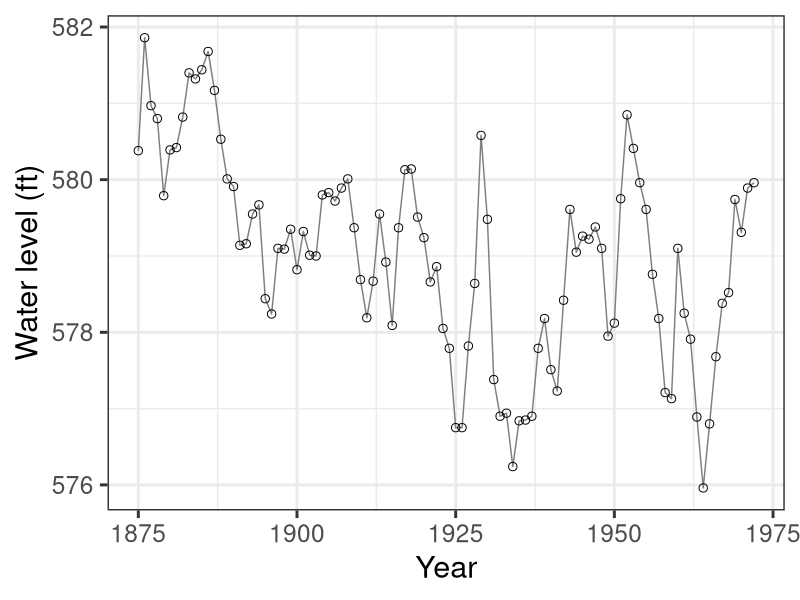
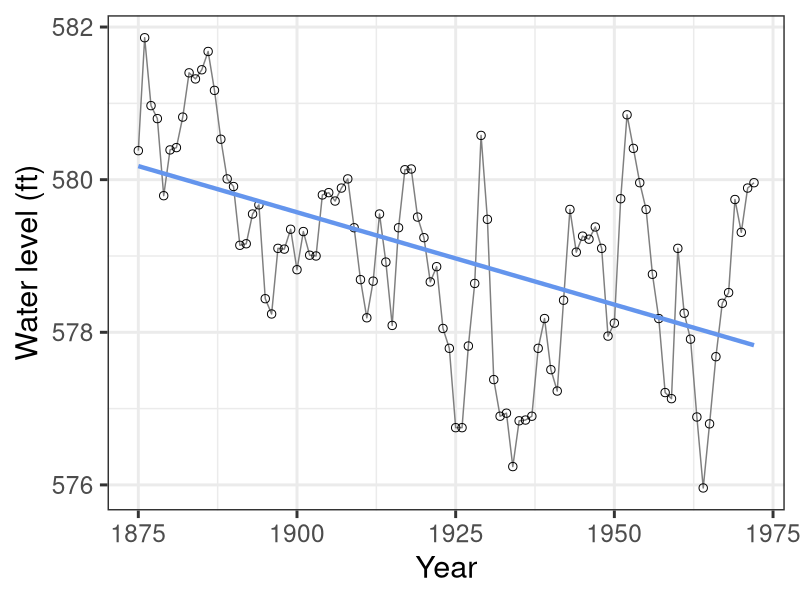
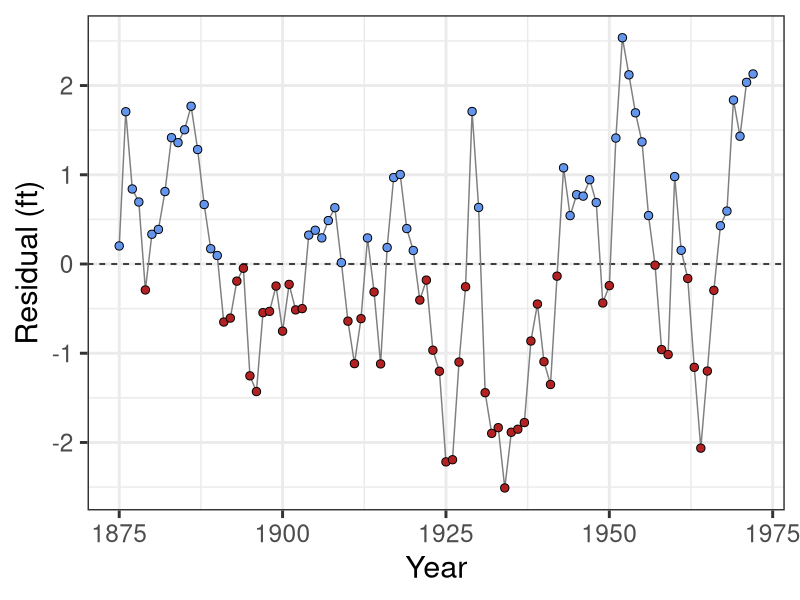
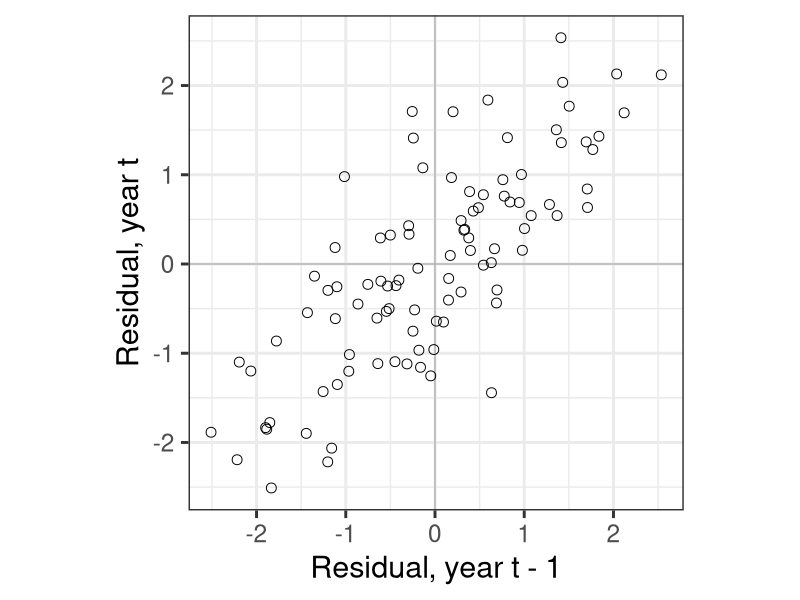
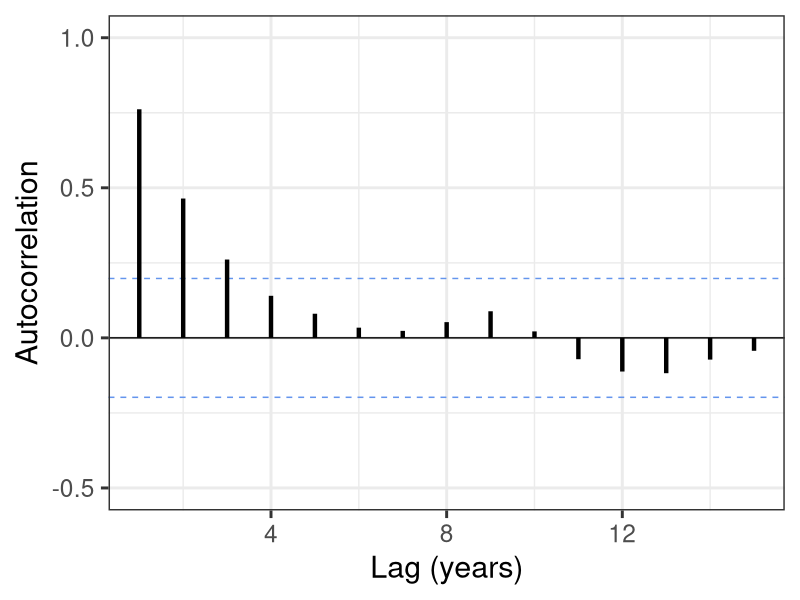
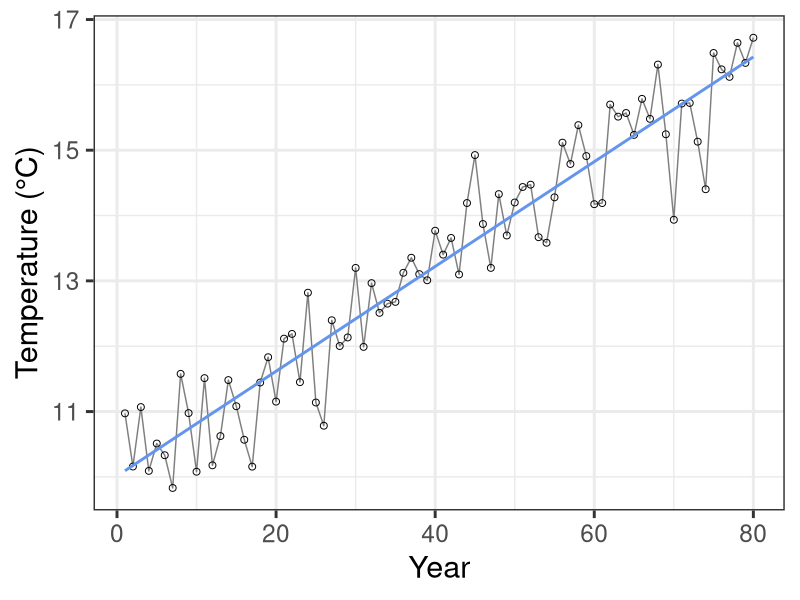
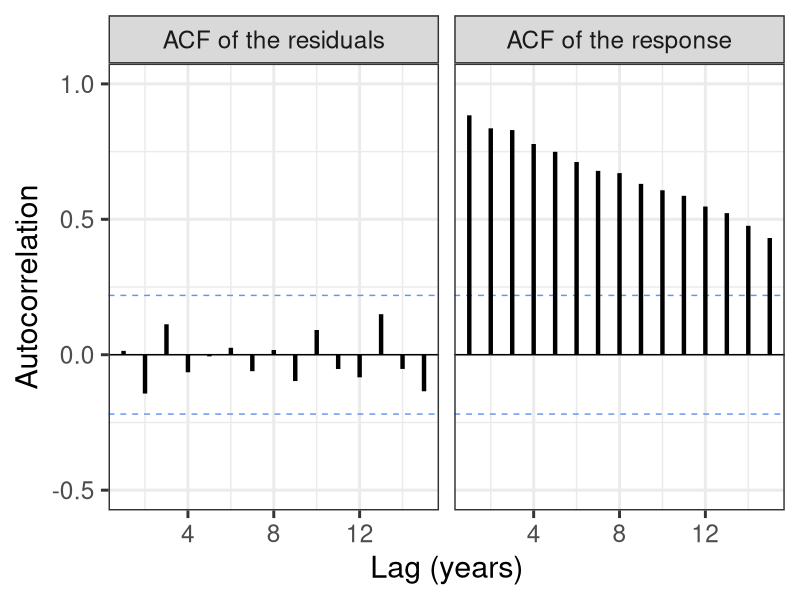

The R source for these figures, in order:
## ---- chunk 1
#| label: setup
#| message: false

library(tidyverse)
library(nlme)
set.seed(222)
theme_set(theme_bw(22))

fmt <- \(x, digits = 2) formatC(x, format = "f", digits = digits)
fmt_p <- \(p) if (p < 0.001) "< 0.001" else fmt(p, 3)

# Lake Huron annual mean water level (ft), 1875-1972. Built into R.
huron <- tibble(year = 1875:1972, level = as.numeric(LakeHuron))
n_years <- nrow(huron)

huron_lm <- lm(level ~ year, huron)
huron <- huron |>
  mutate(
    fit = fitted(huron_lm),
    resid = resid(huron_lm),
    resid_lag1 = lag(resid)
  )

lm_slope <- coef(summary(huron_lm))["year", ]
rho1 <- cor(huron$resid, huron$resid_lag1, use = "complete.obs")
n_eff <- n_years * (1 - rho1) / (1 + rho1)

ljung <- Box.test(huron$resid, lag = 10, type = "Ljung-Box")

huron_gls <- gls(level ~ year, huron, correlation = corAR1(form = ~year))
gls_slope <- summary(huron_gls)$tTable["year", ]
gls_phi <- coef(huron_gls$modelStruct$corStruct, unconstrained = FALSE)[["Phi"]]

# ACF as a tidy data frame
acf_df <- function(x, lag_max = 15) {
  a <- acf(x, lag.max = lag_max, plot = FALSE)
  tibble(lag = drop(a$lag), acf = drop(a$acf)) |>
    filter(lag > 0)
}
acf_plot <- function(x, title = NULL, lag_max = 15) {
  bound <- 1.96 / sqrt(length(x))
  ggplot(acf_df(x, lag_max), aes(lag, acf)) +
    geom_hline(yintercept = 0) +
    geom_hline(
      yintercept = c(-bound, bound),
      linetype = "dashed",
      color = "cornflowerblue"
    ) +
    geom_segment(aes(xend = lag, yend = 0), linewidth = 1.5) +
    scale_y_continuous(limits = c(-0.5, 1)) +
    labs(x = "Lag (years)", y = "Autocorrelation", title = title)
}

# Simulation: a response with a strong trend but independent residuals
sim <- tibble(
  year = 1:80,
  temp = 10 + 0.08 * year + rnorm(80, sd = 0.6)
)
sim_lm <- lm(temp ~ year, sim)
## ---- chunk 2
#| fig-width: 10
#| fig-height: 4.5
#| fig-align: center

huron_plot <- ggplot(huron, aes(year, level)) +
  geom_line(color = "grey50") +
  geom_point(shape = 21, size = 2.5) +
  labs(x = "Year", y = "Water level (ft)")
huron_plot
## ---- chunk 3
#| fig-width: 10
#| fig-height: 4
#| fig-align: center

huron_plot +
  geom_line(aes(y = fit), color = "cornflowerblue", linewidth = 1.5)
## ---- chunk 4
#| fig-width: 10
#| fig-height: 4.5
#| fig-align: center

ggplot(huron, aes(year, resid)) +
  geom_hline(yintercept = 0, linetype = "dashed") +
  geom_line(color = "grey50") +
  geom_point(aes(fill = resid > 0), shape = 21, size = 2.5) +
  scale_fill_manual(values = c("firebrick", "cornflowerblue"), guide = "none") +
  labs(x = "Year", y = "Residual (ft)")
## ---- chunk 5
#| fig-width: 6
#| fig-height: 5
#| fig-align: center
#| warning: false

ggplot(huron, aes(resid_lag1, resid)) +
  geom_hline(yintercept = 0, color = "grey70") +
  geom_vline(xintercept = 0, color = "grey70") +
  geom_point(shape = 21, size = 3) +
  coord_equal() +
  labs(x = "Residual, year t - 1", y = "Residual, year t")
## ---- chunk 6
#| fig-width: 10
#| fig-height: 4.5
#| fig-align: center

acf_plot(huron$resid)
## ---- chunk 7
#| fig-width: 12
#| fig-height: 4
#| fig-align: center

ggplot(sim, aes(year, temp)) +
  geom_line(color = "grey50") +
  geom_point(shape = 21, size = 2) +
  geom_smooth(
    method = "lm",
    formula = y ~ x,
    se = FALSE,
    color = "cornflowerblue"
  ) +
  labs(x = "Year", y = "Temperature (°C)")
## ---- chunk 8
#| fig-width: 12
#| fig-height: 4.5
#| fig-align: center

bound <- 1.96 / sqrt(nrow(sim))
bind_rows(
  mutate(acf_df(sim$temp), which = "ACF of the response"),
  mutate(acf_df(resid(sim_lm)), which = "ACF of the residuals")
) |>
  ggplot(aes(lag, acf)) +
  geom_hline(yintercept = 0) +
  geom_hline(
    yintercept = c(-bound, bound),
    linetype = "dashed",
    color = "cornflowerblue"
  ) +
  geom_segment(aes(xend = lag, yend = 0), linewidth = 1.5) +
  facet_wrap(~which) +
  scale_y_continuous(limits = c(-0.5, 1)) +
  labs(x = "Lag (years)", y = "Autocorrelation")
